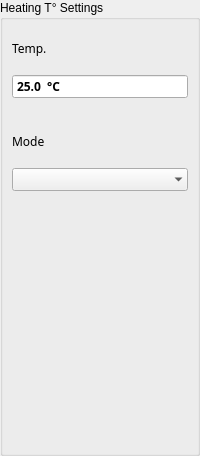
       <widget class="QGroupBox" name="groupBoxHeatersSettings">
        <property name="sizePolicy">
         <sizepolicy hsizetype="Preferred" vsizetype="Preferred">
          <horstretch>0</horstretch>
          <verstretch>0</verstretch>
         </sizepolicy>
        </property>
        <property name="title">
         <string>Heating T° Settings</string>
        </property>
        <property name="alignment">
         <set>Qt::AlignLeading|Qt::AlignLeft|Qt::AlignTop</set>
        </property>
        <layout class="QGridLayout" name="gridLayout_15">
         <property name="leftMargin">
          <number>0</number>
         </property>
         <property name="topMargin">
          <number>0</number>
         </property>
         <property name="rightMargin">
          <number>0</number>
         </property>
         <property name="bottomMargin">
          <number>4</number>
         </property>
         <property name="spacing">
          <number>4</number>
         </property>
         <item row="0" column="0">
          <widget class="ContentBoardItem" name="widgetDashBoardHeatersTemperature" native="true">
           <property name="sizePolicy">
            <sizepolicy hsizetype="Expanding" vsizetype="Fixed">
             <horstretch>0</horstretch>
             <verstretch>0</verstretch>
            </sizepolicy>
           </property>
           <property name="minimumSize">
            <size>
             <width>0</width>
             <height>88</height>
            </size>
           </property>
           <property name="maximumSize">
            <size>
             <width>16777215</width>
             <height>88</height>
            </size>
           </property>
           <property name="styleSheet">
            <string notr="true">/*QFrame{
     background:rgb(249,247,248);
     min-height: 80px;
     max-height: 80px;
}

QLabel{
  background:rgb(249,247,248);
  color: rgb(39,51,66);
  font-size: 16px;
  font-family: Siemens Sans;
  min-height: 20px;
  max-height: 20px;
}

QDoubleSpinBox{
background:rgb(255,255,255);
  color: rgb(39,51,66);
  font-size: 16px;
  font-weight: bold;
  font-family: Siemens Sans;
  min-height: 32px;
  max-height: 32px;
}
*/
QDoubleSpinBox::focus{
 border: 2px solid rgb(0,95,135);
}
</string>
           </property>
           <layout class="QGridLayout" name="gridLayout_23">
            <property name="leftMargin">
             <number>9</number>
            </property>
            <property name="rightMargin">
             <number>9</number>
            </property>
            <item row="1" column="0">
             <widget class="QLabel" name="labelContentBoardHeatersTemperature">
              <property name="font">
               <font>
                <family>Siemens Sans</family>
               </font>
              </property>
              <property name="styleSheet">
               <string notr="true"/>
              </property>
              <property name="text">
               <string>Temp.</string>
              </property>
             </widget>
            </item>
            <item row="2" column="0">
             <widget class="QDoubleSpinBox" name="doubleSpinBoxHeatersTemperature">
              <property name="sizePolicy">
               <sizepolicy hsizetype="Ignored" vsizetype="Fixed">
                <horstretch>0</horstretch>
                <verstretch>0</verstretch>
               </sizepolicy>
              </property>
              <property name="font">
               <font>
                <family>Siemens Sans</family>
                <weight>75</weight>
                <bold>true</bold>
               </font>
              </property>
              <property name="focusPolicy">
               <enum>Qt::ClickFocus</enum>
              </property>
              <property name="styleSheet">
               <string notr="true"/>
              </property>
              <property name="wrapping">
               <bool>false</bool>
              </property>
              <property name="buttonSymbols">
               <enum>QAbstractSpinBox::NoButtons</enum>
              </property>
              <property name="keyboardTracking">
               <bool>false</bool>
              </property>
              <property name="suffix">
               <string>  °C</string>
              </property>
              <property name="decimals">
               <number>1</number>
              </property>
              <property name="minimum">
               <double>10.000000000000000</double>
              </property>
              <property name="maximum">
               <double>100.000000000000000</double>
              </property>
              <property name="singleStep">
               <double>1.000000000000000</double>
              </property>
              <property name="value">
               <double>25.000000000000000</double>
              </property>
             </widget>
            </item>
           </layout>
          </widget>
         </item>
         <item row="1" column="0">
          <widget class="ContentBoardItem" name="widgetDashBoardHeatersMode_2" native="true">
           <property name="sizePolicy">
            <sizepolicy hsizetype="Expanding" vsizetype="Fixed">
             <horstretch>0</horstretch>
             <verstretch>0</verstretch>
            </sizepolicy>
           </property>
           <property name="minimumSize">
            <size>
             <width>0</width>
             <height>88</height>
            </size>
           </property>
           <property name="maximumSize">
            <size>
             <width>16777215</width>
             <height>88</height>
            </size>
           </property>
           <property name="styleSheet">
            <string notr="true">/*QFrame{
     background:rgb(249,247,248);
     min-height: 80px;
     max-height: 80px;
}

QLabel{
  background:rgb(249,247,248);
  color: rgb(39,51,66);
  font-size: 16px;
  font-family: Siemens Sans;
  min-height: 20px;
  max-height: 20px;
}
*/

/*QComboBox
{
    background:rgb(255,255,255);
    color:rgb(39,51,66);
    font-size: 16px;
    font-weight: bold;
    font-family: Siemens Sans;
    border: 1px solid rgb(39,51,66); 
    min-height: 32px;
    max-height: 32px;
}


QComboBox QAbstractItemView
{
     selection-background-color: rgb(196,199,204);
     padding: 0px 0px 0px 0px;
}


QComboBox::drop-down
{
     width: 0px;
     color: white;
     border-left-width: 0px;
     margin: 0px;
 }
*/



</string>
           </property>
           <layout class="QGridLayout" name="gridLayout_34">
            <property name="leftMargin">
             <number>9</number>
            </property>
            <property name="rightMargin">
             <number>9</number>
            </property>
            <item row="2" column="0">
             <widget class="QComboBox" name="comboBoxHeatersMode">
              <property name="sizePolicy">
               <sizepolicy hsizetype="Ignored" vsizetype="Fixed">
                <horstretch>0</horstretch>
                <verstretch>0</verstretch>
               </sizepolicy>
              </property>
              <property name="minimumSize">
               <size>
                <width>0</width>
                <height>0</height>
               </size>
              </property>
              <property name="maximumSize">
               <size>
                <width>16777215</width>
                <height>16777215</height>
               </size>
              </property>
              <property name="font">
               <font>
                <family>Siemens Sans</family>
                <weight>75</weight>
                <bold>true</bold>
               </font>
              </property>
              <property name="focusPolicy">
               <enum>Qt::ClickFocus</enum>
              </property>
              <property name="styleSheet">
               <string notr="true"/>
              </property>
              <property name="currentIndex">
               <number>-1</number>
              </property>
              <property name="sizeAdjustPolicy">
               <enum>QComboBox::AdjustToContents</enum>
              </property>
              <property name="minimumContentsLength">
               <number>0</number>
              </property>
              <property name="iconSize">
               <size>
                <width>16</width>
                <height>16</height>
               </size>
              </property>
              <property name="frame">
               <bool>false</bool>
              </property>
              <property name="modelColumn">
               <number>0</number>
              </property>
             </widget>
            </item>
            <item row="1" column="0">
             <widget class="QLabel" name="labelContentBoardHeatersMode">
              <property name="font">
               <font>
                <family>Siemens Sans</family>
               </font>
              </property>
              <property name="styleSheet">
               <string notr="true"/>
              </property>
              <property name="text">
               <string>Mode     </string>
              </property>
             </widget>
            </item>
           </layout>
          </widget>
         </item>
         <item row="2" column="0">
          <spacer name="verticalSpacer_4">
           <property name="orientation">
            <enum>Qt::Vertical</enum>
           </property>
           <property name="sizeHint" stdset="0">
            <size>
             <width>20</width>
             <height>249</height>
            </size>
           </property>
          </spacer>
         </item>
        </layout>
       </widget>
